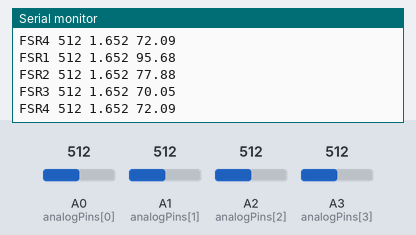
This sketch was run on a simulated Arduino Uno, built with avr-gcc and run on an emulated ATmega328P. Parts: the last lines printed to the serial monitor. The inputs (shaded band) are chosen by the test bench; at power-on: A0 (analogPins[0]) = 512, A1 (analogPins[1]) = 512, A2 (analogPins[2]) = 512, A3 (analogPins[3]) = 512.

Above: at 3.2 s.
3.3 s: A0 (analogPins[0]) set to 532
At 3.35 s:
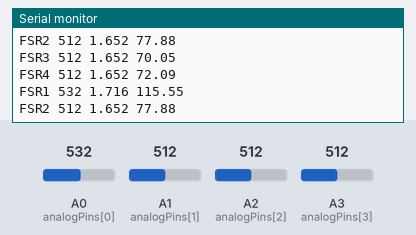
6.3 s: A0 (analogPins[0]) set to 505
At 6.3 s:
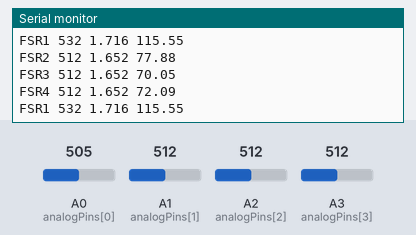
Timing chart, 0 to 9.3 s (numbered marks = the images above; inputs shaded):
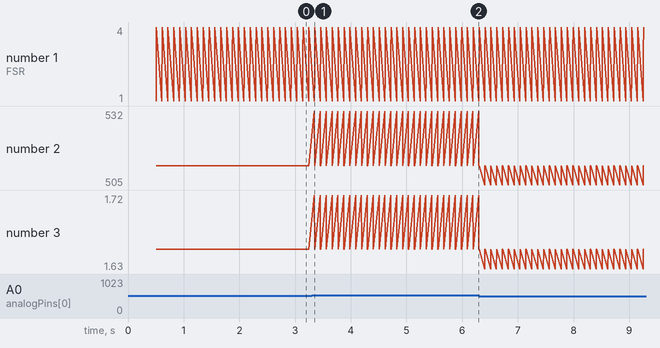

The sketch:

FSR_Forces.ino
```cpp
// === FSR pin configuration ===
const int analogPins[4] = {A0, A1, A2, A3};
const char* analogNames[4] = {"FSR1", "FSR2", "FSR3", "FSR4"};

// === Voltage reference (Teensy 3.3V logic) ===
const float Vcc = 3.3;

// === Calibration coefficients (Force = slope * Vout + intercept) ===
const float slope[4] = {
  308.010,  // FSR1
  252.743,  // FSR2
  232.058,  // FSR3
  236.940   // FSR4
};

const float intercept[4] = {
  -413.037, // FSR1
  -339.549, // FSR2
  -313.218, // FSR3
  -319.241  // FSR4
};

void setup() {
  Serial.begin(115200);
  delay(500);
  Serial.println("FSR Calibration Readout");
  Serial.println("Sensor\tRaw\tVout(V)\tForce(N)");
}

void loop() {
  for (int i = 0; i < 4; i++) {
    int raw = analogRead(analogPins[i]);
    float Vout = raw * (Vcc / 1023.0);
    float Force = slope[i] * Vout + intercept[i];

    // Clamp negatives to 0, and zero-out anything < 2 N
    if (Force < 0.0f) Force = 0.0f;
    if (Force < 2.0f) Force = 0.0f;

    // Print in tab-separated format
    Serial.print(analogNames[i]);
    Serial.print(" ");
    Serial.print(raw);
    Serial.print(" ");
    Serial.print(Vout, 3);
    Serial.print(" ");
    Serial.println(Force, 2);
  }

  Serial.println(); // Blank line between readings
  delay(100); // Adjust as needed
}
```

Measured:
- after the input at 3.3 s, the serial monitor: prints a new line after 0.05 s (image 1)
- plotted number 2: 512 → 532 after the input at 3.3 s
- plotted number 3: 1.65 → 1.72 after the input at 3.3 s
